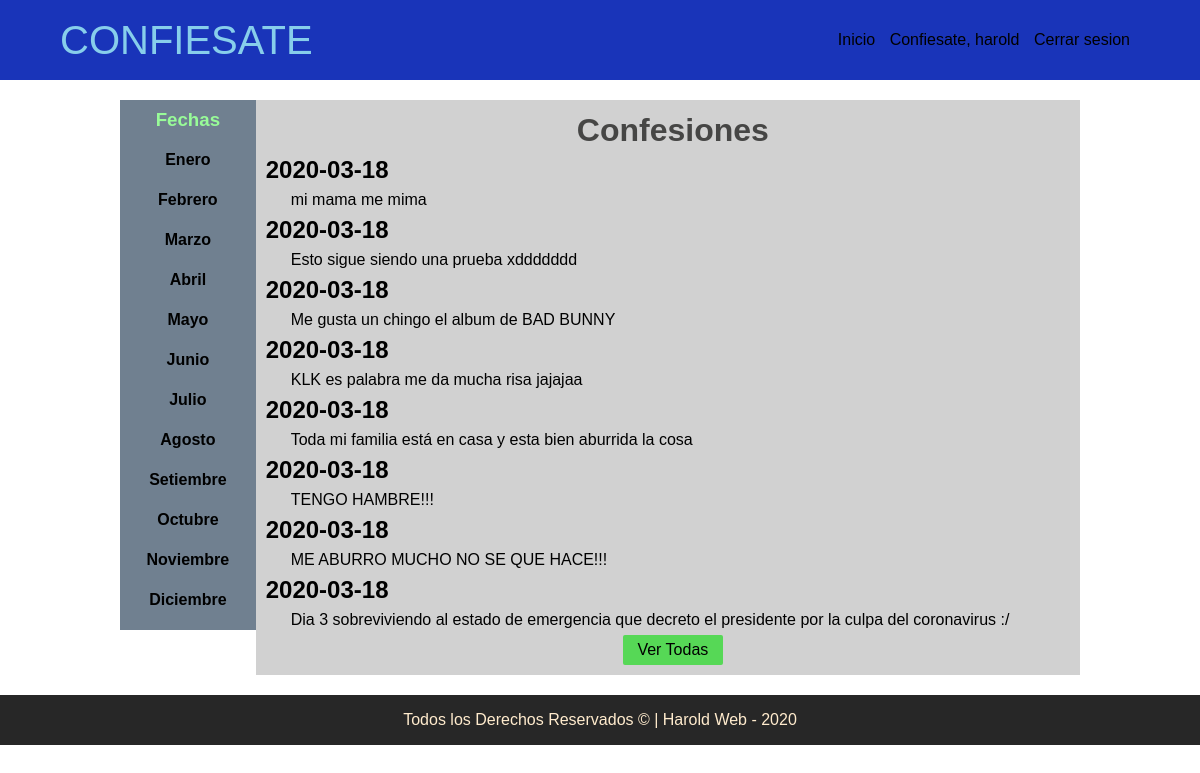
/index.php (signed in), run on the app's committed database.
### tables this page shows
CREATE TABLE `entradas` (
  `id` int(9) NOT NULL,
  `usuario_id` int(9) NOT NULL,
  `fecha` date NOT NULL,
  `descripcion` mediumtext DEFAULT NULL
);

### include/helpers.php (called while the page is built, shortened)
<?php
function traerEntradas($conexion){
    $sql = "SELECT * FROM entradas ORDER BY id DESC LIMIT 8";
    $ejecutar = mysqli_query($conexion,$sql);
    $entradas = array();
    if($ejecutar){
        $entradas = $ejecutar;
    }
    return $entradas;
}

### index.php (the view)
<?php require_once 'include/header.php' ?>
<?php require_once 'include/db.php' ?>
<?php require_once 'include/helpers.php' ?>
<?php require_once 'include/sidebar.php' ?>
    <main class="principal">
        <h1 class="center">Confesiones</h1>
        <article class="articulos">
            <?php $entrada = traerEntradas($conexion) ?>
            <?php while ($entradita = mysqli_fetch_assoc($entrada)): ?>
                <h1><?= $entradita['fecha'] ?></h1>
                <p><?= $entradita['descripcion'] ?></p>
            <?php endwhile; ?>
        </article>
        <div class="ver-todas">
            <a href="ver-todas.php">Ver Todas</a>
        </div>
    </main>
</div>
<?php require_once 'include/footer.php' ?>

### assets/css/style.css (style rules this page uses)
* { margin: 0px; padding: 0px; font-family: "Trebuchet MS", "Lucida Sans Unicode", "Lucida Grande", "Lucida Sans", Arial, sans-serif; list-style: none; }
a { color: black; text-decoration: none; }
.principal { background-color: #d1d1d1; text-align: initial; width: 900px; line-height: 30px; text-align: left; padding-top: 15px; padding-left: 10px; }
.principal .center { text-align: center; margin-bottom: 10px; color: #252524ce; }
.articulos p { margin-left: 25px; }
.ver-todas { background-color: rgba(60, 218, 60, 0.822); width: 100px; height: 30px; text-align: center; border-radius: 2px; margin: auto; margin-bottom: 10px; }

### data on the page
entradas: fecha "2020-03-18", descripcion "mi mama me mima"
entradas: fecha "2020-03-18", descripcion "Esto sigue siendo una prueba xddddddd"
entradas: fecha "2020-03-18", descripcion "Me gusta un chingo el album de BAD BUNNY"
entradas: fecha "2020-03-18", descripcion "KLK es palabra me da mucha risa jajajaa"
entradas: fecha "2020-03-18", descripcion "Toda mi familia está en casa y esta bien aburrida la cosa"
entradas: fecha "2020-03-18", descripcion "TENGO HAMBRE!!!"
entradas: fecha "2020-03-18", descripcion "ME ABURRO MUCHO NO SE QUE HACE!!!"
entradas: fecha "2020-03-18", descripcion "Dia 3 sobreviviendo al estado de emergencia que decreto el presidente por la culpa del coronavirus :/"

### other printed values
$_SESSION['verificado']['nombre'] "harold"
